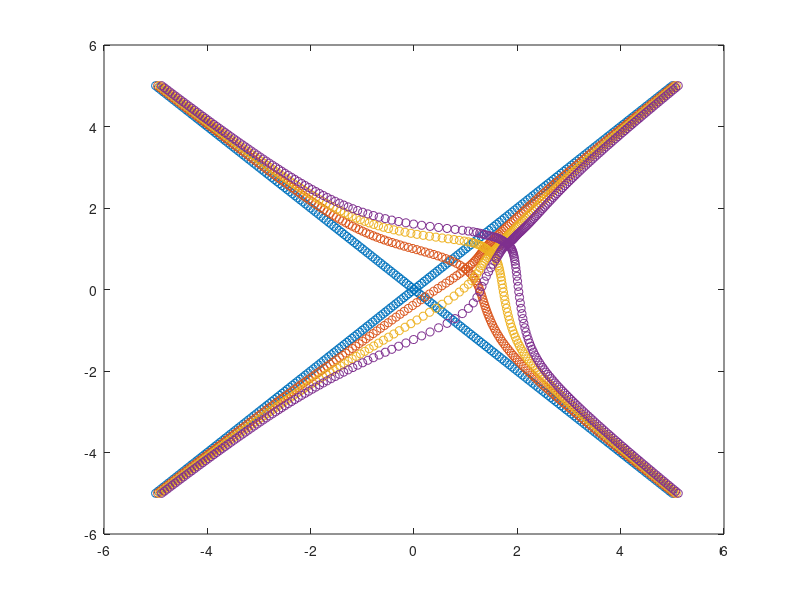

MATLAB code to generate this figure:
clear all; close all; clc;
%create some points
x = -5:.05:5;
y = [x;-x];
y2 = [x; x];
%y = [zeros(1,length(x)); x];
%w = -pi:.1:pi;
%y = [cos(w); sin(w)];


%g = @(t) exp(-.5*norm(t));
%g = @(t) norm(t);
g = @(t) [1./(1+abs(t(1,:)).^2); .5*exp(-abs(t(2,:)).^2)];
%g = @(t) [exp(-0.5*abs(t(1,:))); exp(-0.5*abs(t(2,:)))];
%g = @(t) [abs(t(1,:)); abs(t(2,:))];

t = y+g(y);
t2 = y2+g(y2);
% t2 = t+g(t);
% t3 = t2+g(t2);
% t4 = t3+g(t3);
%t5 = t4+g(t4);
%t6 = t5+g(t5);
%t7 = t6+g(t6);
%t8 = t7+g(t7);
%t9 = t8+g(t8);
%t10 = t9+g(t9);
%t11 = t10+g(t10);
%t12 = t11+g(t11);
%t13 = t12+g(t12);
%t14 = t13+g(t13);
%t15 = t14+g(t14);

yy = [y(1,:) y2(1,:); y(2,:) y2(2,:)];
tt = [t(1,:) t2(1,:); t(2,:) t2(2,:)];
tt2 = tt+g(tt);
tt3 = tt2+g(tt2);
% 
% figure;
% plot(y(1,:),y(2,:),'o');
% axis([-6 6 -6 6])
% saveas(gcf,'Slide_0.png');
% figure;
% plot(t(1,:),t(2,:),'o');
% axis([-6 6 -6 6])
% saveas(gcf,'Slide_1.png');
% figure;
% plot(t2(1,:),t2(2,:),'o');
% axis([-6 6 -6 6])
% saveas(gcf,'Slide_2.png');
% figure;
% plot(t3(1,:),t3(2,:),'o');
% axis([-6 6 -6 6])
% saveas(gcf,'Slide_3.png');
% figure;
% plot(t4(1,:),t4(2,:),'o');
% axis([-6 6 -6 6])
% saveas(gcf,'Slide_4.png');
% figure;
% plot(t5(1,:),t5(2,:),'o');
% axis([-6 6 -6 6])
% saveas(gcf,'Slide_5.png');
% figure;
% plot(t6(1,:),t6(2,:),'o');
% axis([-6 6 -6 6])
% saveas(gcf,'Slide_6.png');
% figure;
% plot(t7(1,:),t7(2,:),'o');
% axis([-6 6 -6 6])
% saveas(gcf,'Slide_7.png');
% figure;
% plot(t8(1,:),t8(2,:),'o');
% axis([-6 6 -6 6])
% saveas(gcf,'Slide_8.png');
% figure;
% plot(t9(1,:),t9(2,:),'o');
% axis([-6 6 -6 6])
% saveas(gcf,'Slide_9.png');
% figure;
% plot(t10(1,:),t10(2,:),'o');
% axis([-6 6 -6 6])
% saveas(gcf,'Slide_10.png');
% figure;
% plot(t11(1,:),t11(2,:),'o');
% axis([-6 6 -6 6])
% saveas(gcf,'Slide_11.png');
% figure;
% plot(t12(1,:),t12(2,:),'o');
% axis([-6 6 -6 6])
% saveas(gcf,'Slide_12.png');
% figure;
% plot(t13(1,:),t13(2,:),'o');
% axis([-6 6 -6 6])
% saveas(gcf,'Slide_13.png');
% figure;
% plot(t14(1,:),t14(2,:),'o');
% axis([-6 6 -6 6])
% saveas(gcf,'Slide_14.png');
% figure;
% plot(t15(1,:),t15(2,:),'o');
% axis([-6 6 -6 6])
% saveas(gcf,'Slide_15.png');
%plot(y(1,:),y(2,:),'o',t(1,:),t(2,:),'o');
%plot(y(1,:),y(2,:),'ob',y2(1,:),y2(2,:),'ob',t(1,:),t(2,:),'or',t2(1,:),t2(2,:),'or');
plot(yy(1,:),yy(2,:),'o',tt(1,:),tt(2,:),'o',tt2(1,:),tt2(2,:),'o',tt3(1,:),tt3(2,:),'o');
%plot(y(1,:),y(2,:),'o',t(1,:),t(2,:),'o',t2(1,:),t2(2,:),'o',t3(1,:),t3(2,:),'o',t4(1,:),t4(2,:),'o',t5(1,:),t5(2,:),'o',t6(1,:),t6(2,:),'o',t7(1,:),t7(2,:),'o',t8(1,:),t8(2,:),'o',t9(1,:),t9(2,:),'o');
%legend('Data','1 Slide','2 Slides','3 Slides')
% figure;
% plot(y(1,:),y(2,:),'o',t(1,:),t(2,:),'o',t2(1,:),t2(2,:),'o',t3(1,:),t3(2,:),'o');
% legend('Data','1 Twist','2 Twist','3 Twist');
